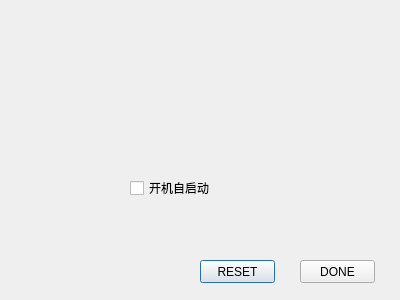
<?xml version="1.0" encoding="UTF-8"?>
<ui version="4.0">
 <class>SettingPanel</class>
 <widget class="QDialog" name="SettingPanel">
  <property name="geometry">
   <rect>
    <x>0</x>
    <y>0</y>
    <width>400</width>
    <height>300</height>
   </rect>
  </property>
  <property name="windowTitle">
   <string>Dialog</string>
  </property>
  <widget class="QCheckBox" name="auto_start_checkbox">
   <property name="geometry">
    <rect>
     <x>130</x>
     <y>180</y>
     <width>111</width>
     <height>16</height>
    </rect>
   </property>
   <property name="text">
    <string>开机自启动</string>
   </property>
  </widget>
  <widget class="QPushButton" name="reset_Setting_Panel_Button">
   <property name="geometry">
    <rect>
     <x>200</x>
     <y>260</y>
     <width>75</width>
     <height>23</height>
    </rect>
   </property>
   <property name="text">
    <string>RESET</string>
   </property>
  </widget>
  <widget class="QPushButton" name="exit_Setting_Panel_Button">
   <property name="geometry">
    <rect>
     <x>300</x>
     <y>260</y>
     <width>75</width>
     <height>23</height>
    </rect>
   </property>
   <property name="text">
    <string>DONE</string>
   </property>
  </widget>
 </widget>
 <resources/>
 <connections/>
</ui>
